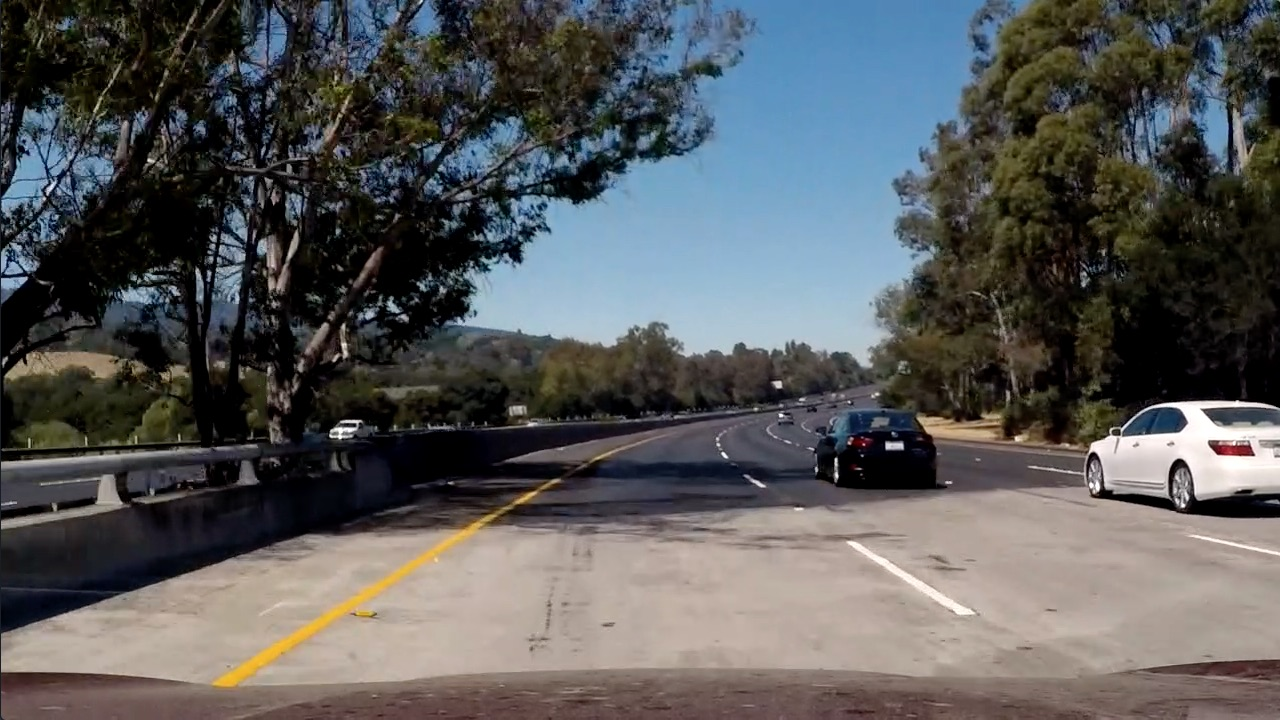
#> input picture test_images/test5.jpg, 1280 x 720 px
$ python tuneThreshold.py   (older library calls are emulated)
#> lines starting #> are read from the running program, lines starting #| are printed output that depends on the picture; after the words box and inside, x2 and y2 are one past the last pixel; in counts of white or black regions, pixels touching at a corner belong together
import numpy as np
import cv2
import matplotlib.pyplot as plt
import glob

class TuneThreshold:

    def __init__(self, file='./test_images/test5.jpg'):
#> called with file = './test_images/test5.jpg'
        self.img = cv2.imread(file)
#> self.img is the input picture: shape (720, 1280, 3); mean B, G, R 89.8, 89.3, 88.5
        self.prep_img = []

    # [75 lines left out: functions combine_color, show_color_thresholds, tune_color, not called in this run]

    def select_color(self, lower, upper, channel=2):
        chan = cv2.cvtColor(self.img, cv2.COLOR_BGR2HLS)[:, :, channel]
        ret = np.zeros_like(chan)
        ret[(chan<upper) & (chan>lower)] =1
        return ret

    def tune_grad(self):
        # named window
        cv2.namedWindow('Tune')
        # test images
        images = glob.glob('./test_images/*.jpg')

        # [5 lines of commented-out code are left out]
        cv2.createTrackbar('Kernel Dir', 'Tune', 1, 15, self.null)
        cv2.createTrackbar('Lower Threshold Dir', 'Tune', 0, 314, self.null)
        cv2.createTrackbar('Upper Threshold Dir', 'Tune', 0, 314, self.null)
        cv2.createTrackbar('Kernel Mag', 'Tune', 1, 15, self.null)
        cv2.createTrackbar('Lower Threshold Mag', 'Tune', 0, 255, self.null)
        cv2.createTrackbar('Upper Threshold Mag', 'Tune', 0, 255, self.null)
        cv2.createTrackbar('Lower Threshold L', 'Tune', 0, 255, self.null)
        cv2.createTrackbar('Upper Threshold L', 'Tune', 0, 255, self.null)
        cv2.createTrackbar('Channel', 'Tune', 0, 2, self.null)
        cv2.createTrackbar('Image', 'Tune', 0, len(images)-1, self.null)

        lower_x, lower_y = 0, 0
        upper_x, upper_y=255, 255
        kernel_d=7
        lower_d=-0.56
        upper_d=1.3
        kernel_m=5
        lower_m=34
        upper_m=121
        lower_l=34
        upper_l=121

        chan=0
        img_idx =0

        while True:
            self.img=cv2.imread(images[img_idx])
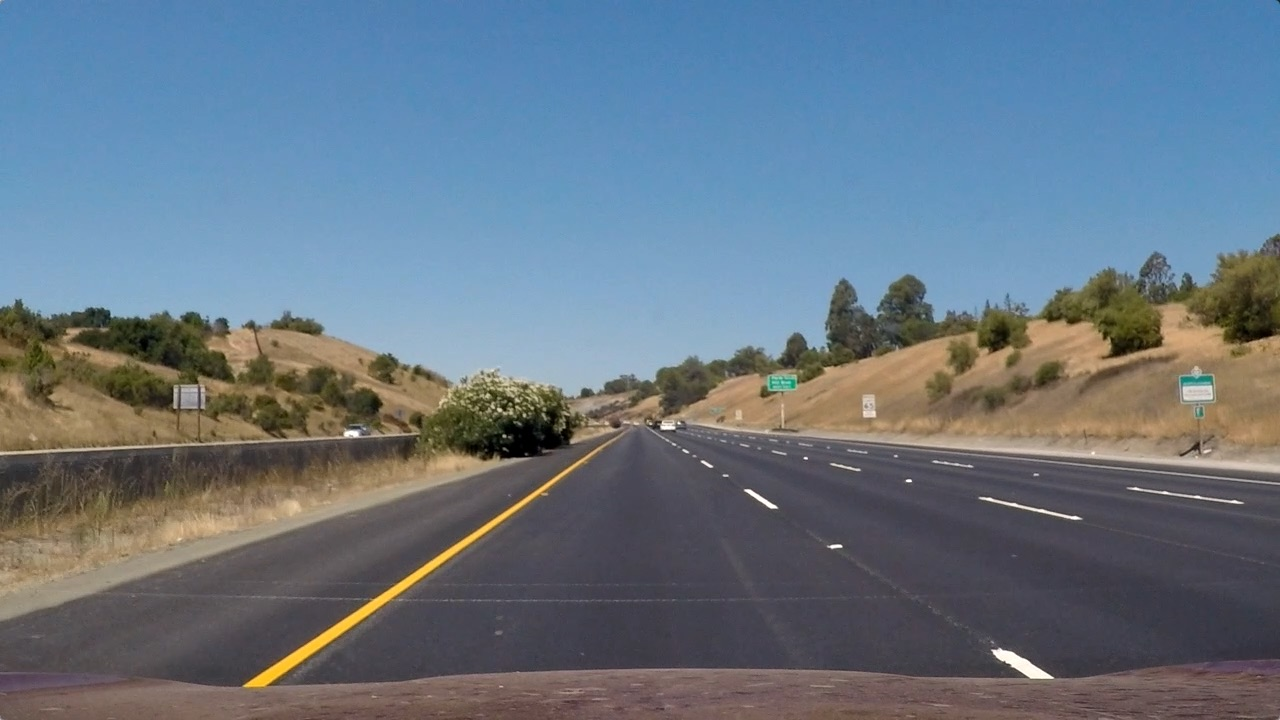
#> input picture test_images/straight_lines1.jpg, 1280 x 720 px
#> self.img is the input picture: shape (720, 1280, 3); mean B, G, R 131.2, 117.7, 103.2
            self.prep_img=cv2.cvtColor(self.img, cv2.COLOR_BGR2HLS)[:, :, chan]
            # thresh_x = self.abs_sobel_thresh(orient='x', sobel_kernel=7, lower=lower_x, upper=upper_x)
            # thresh_y = self.abs_sobel_thresh(orient='y', sobel_kernel=7, lower=lower_y, upper=upper_y)
            mag = self.mag_thresh(kernel_m, lower_m, upper_m)
            thresh_d = self.dir_threshold(kernel_d, lower_d, upper_d)
            thresh_l = self.select_color(lower_l, upper_l, 1)

            thresh = np.zeros_like(thresh_d)
            # thresh[(((thresh_x==1) & (thresh_y==1)) | ((thresh_d==1) & (mag==1))) & (thresh_l==1)]=1
            thresh[(((thresh_d==1) & (mag==1))) & (thresh_l==1)]=1
            cv2.imshow('Tune', 0*thresh)
            cv2.imshow('Out', 255*thresh)
            cv2.imshow('IMG', self.img)
            k = cv2.waitKey(1) & 0xFF
            if k == 27:
                break

            # get current positions of four trackbars
            chan = cv2.getTrackbarPos('Channel', 'Tune')
            img_idx = cv2.getTrackbarPos('Image', 'Tune')

            # [4 lines of commented-out code are left out]
            kernel_d = cv2.getTrackbarPos('Kernel Dir', 'Tune')*2+1
            lower_d = (cv2.getTrackbarPos('Lower Threshold Dir', 'Tune')-157) /100.0
            upper_d = (cv2.getTrackbarPos('Upper Threshold Dir', 'Tune')-157) /100.0
            kernel_m = cv2.getTrackbarPos('Kernel Mag', 'Tune')*2+1
            lower_m = cv2.getTrackbarPos('Lower Threshold Mag', 'Tune')
            upper_m = cv2.getTrackbarPos('Upper Threshold Mag', 'Tune')
            lower_l = cv2.getTrackbarPos('Lower Threshold L', 'Tune')
            upper_l = cv2.getTrackbarPos('Upper Threshold L', 'Tune')


    def null(self, *args):
        pass

    # [15 lines left out: function abs_sobel_thresh, not called in this run]

    def mag_thresh(self, sobel_kernel=3, lower=0, upper= 255):
        """Apply 'Magnitude of the Gradient' threshold to an image channel """
#> called with sobel_kernel = 5, lower = 34, upper = 121
        sob_x = cv2.Sobel(self.prep_img, cv2.CV_64F, 1, 0, ksize=sobel_kernel)
        sob_y = cv2.Sobel(self.prep_img, cv2.CV_64F, 0, 1, ksize=sobel_kernel)
        # Calculate the magnitude
        mag = (sob_x ** 2 + sob_y ** 2) ** 0.5
        # Scale to 8-bit (0 - 255) and convert to type = np.uint8
        scaled = np.uint8(255 * mag / np.max(mag))
        # Create a binary mask where mag thresholds are met
        binary_output = np.zeros_like(scaled)
        binary_output[(scaled < upper) & (scaled > lower)] = 1
        return binary_output

    def dir_threshold(self, sobel_kernel=3, lower=0, upper= np.pi/2):
        """Apply 'Direction of the Gradient' threshold to an image channel """
#> called with sobel_kernel = 7, lower = -0.56, upper = 1.3
        # Take the absolute value of the x and y gradients
        abs_x = np.absolute(cv2.Sobel(self.prep_img, cv2.CV_64F, 1, 0, ksize=sobel_kernel))
        abs_y = np.absolute(cv2.Sobel(self.prep_img, cv2.CV_64F, 0, 1, ksize=sobel_kernel))
        # Use np.arctan2(abs_sobely, abs_sobelx) to calculate the direction of the gradient
        di = np.arctan2(abs_y, abs_x)
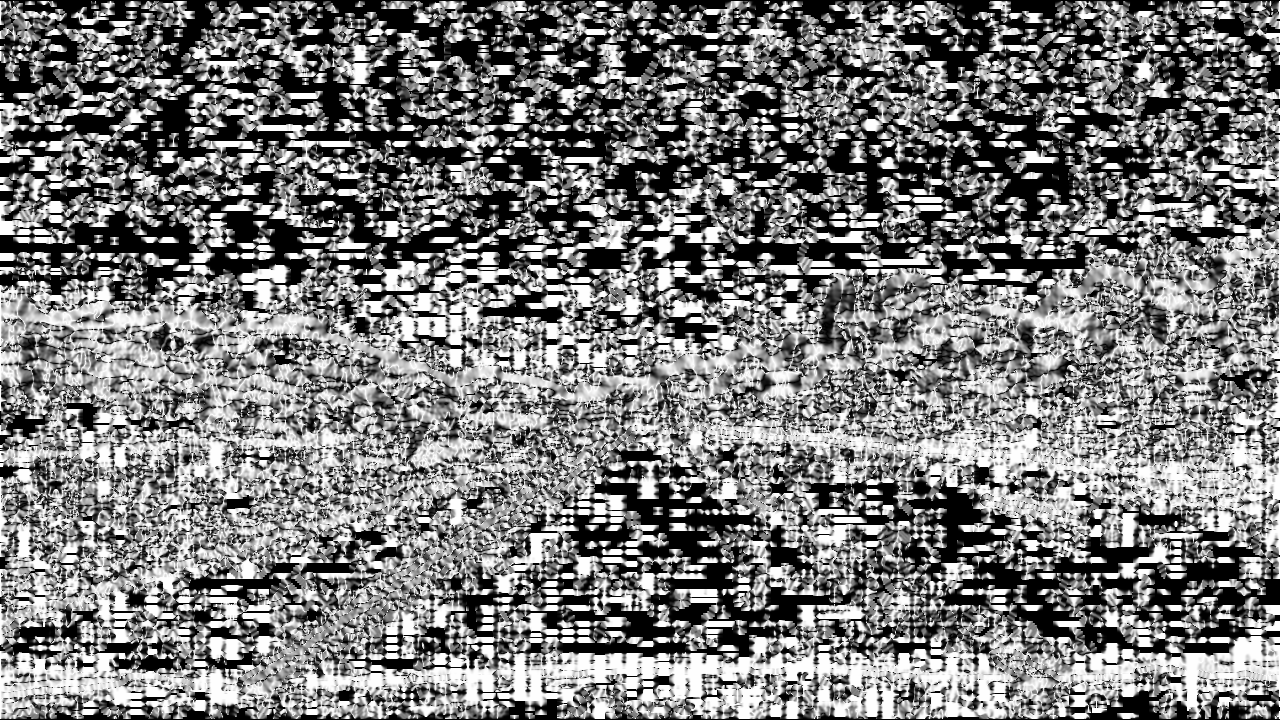
#> di: shape (720, 1280) float64; min 0, max 1.57, mean 0.759; drawn with min black and max white
        # Create a binary mask where direction thresholds are met
        binary_output = np.zeros_like(abs_x)
        binary_output[(di > lower) & (di < upper)] = 1
        return binary_output

def main():
    TuneThreshold().tune_grad()
#> in select_color, `chan = cv2.cvtColor(self.img, cv2.COLOR_BGR2HLS)[:, :, channel]`:
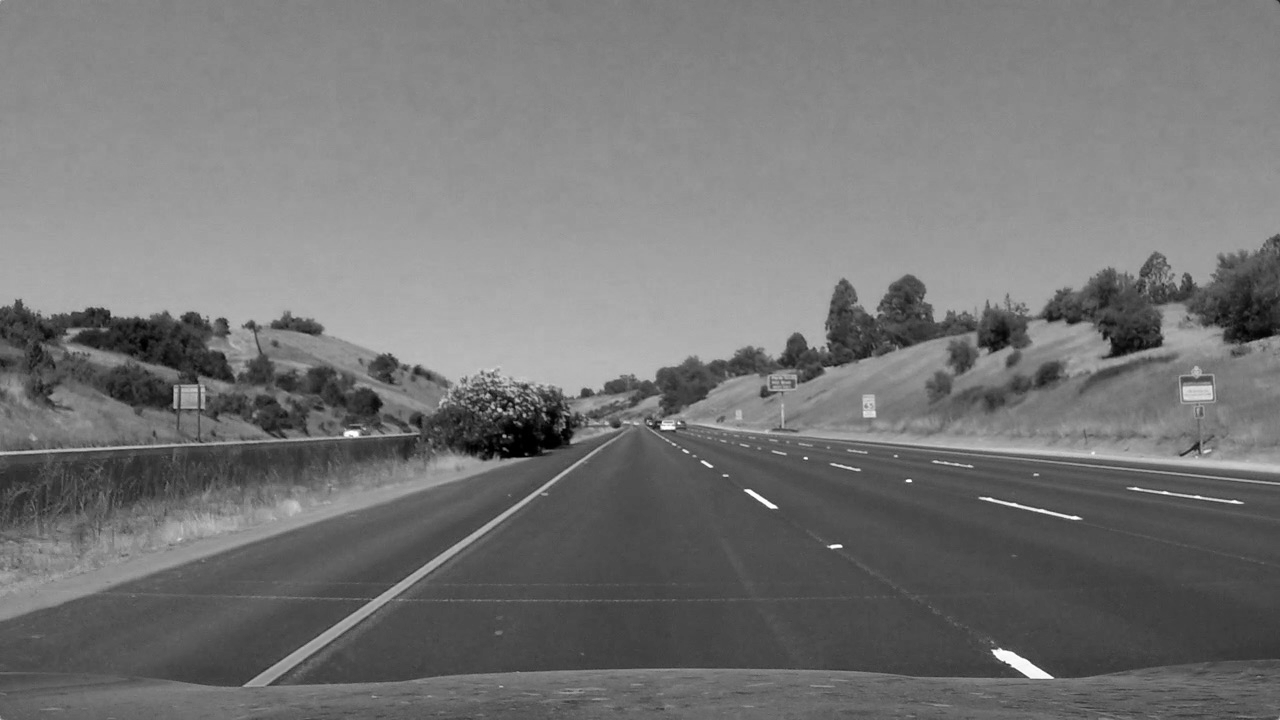
#> chan: shape (720, 1280); min 0, max 254, mean 117
#> in tune_grad, `cv2.imshow('Out', 255*thresh)`:
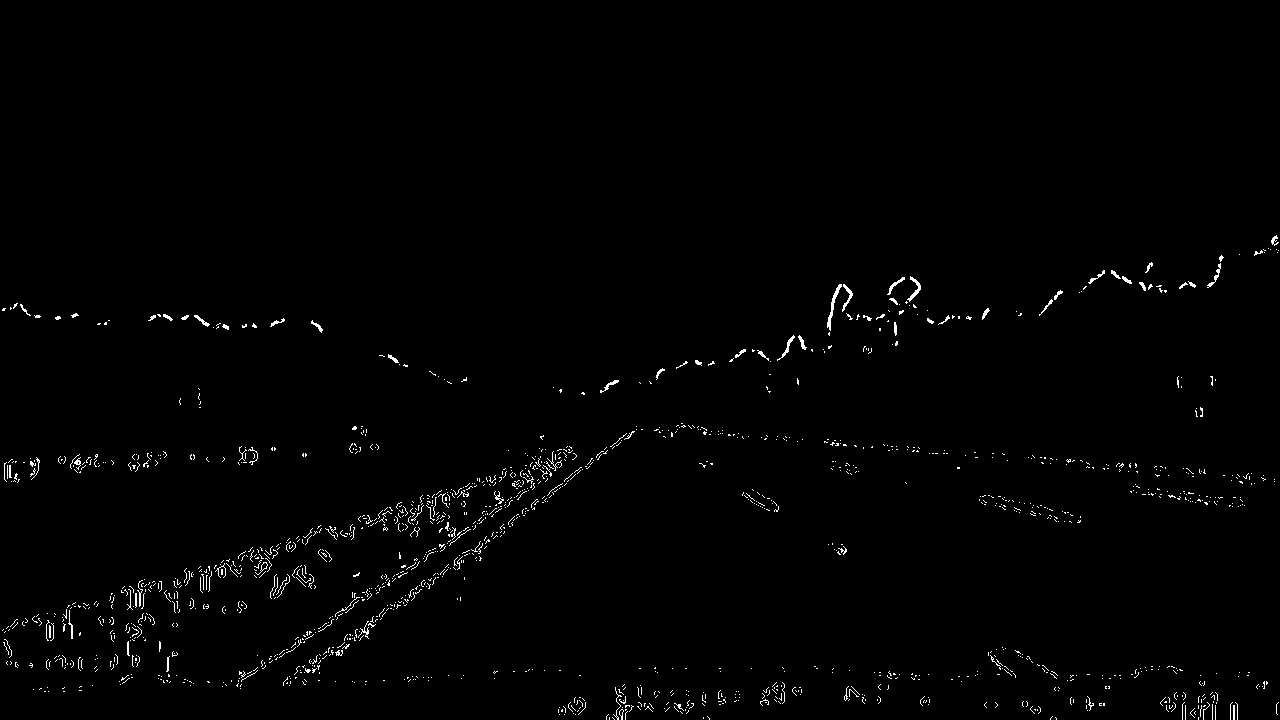
#> window 'Out': shape (720, 1280); 1% white in thin lines or dots, all inside (x1, y1, x2, y2) = (2, 235, 1279, 720)
#> (key Esc is pressed here)
# executes main() if script is executed directly as the main function and not loaded as module
if __name__ == '__main__':
    main()
